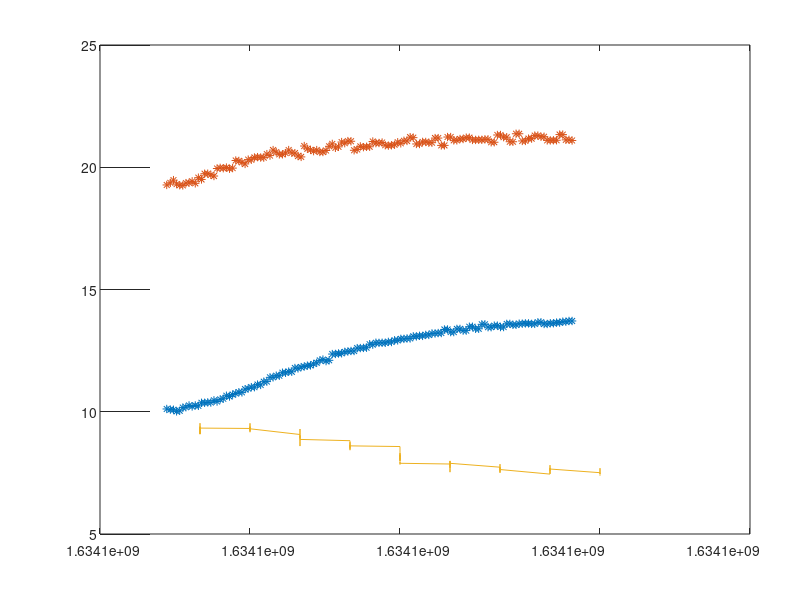

The MATLAB script that drew this image: (Note: this script raises an error after producing the figure.)
%% QDP Processing

clear all; close all; clc

%% 3.1 Device Cooling 

%%% Load the data 
load('time_sweeps.mat')


t=temperaturemeasurementTP0320211013Sweep15(:,2);
y1=temperaturemeasurementTP0320211013Sweep15(:,3).*1e3;
y2=temperaturemeasurementTP0320211013Sweep15(:,4).*1e3;

tau=zeros(2,7);
figure(1)
plot(t,y1,'*','color',[0 0.4470 0.7410])
hold on
plot(t,y2,'*','color',[0.8500    0.3250    0.0980])
plot(t,y2-y1,'color',[0.9290 0.6940 0.1250])

% Convert X and Y into a table, which is the form fitnlm() likes the input data to be in.
tbl = table(t-t(1), y1);
% Define the model as Y = a + exp(-b*x)
% Note how this "x" of modelfun is related to big X and big Y.
% x((:, 1) is actually X and x(:, 2) is actually Y - the first and second columns of the table.
modelfun = @(b,x) b(1) + b(2) * exp(-b(3)*x(:, 1));  
beta0 = [16, -0.1, 0.001]; % Guess values to start with.  Just make your best guess.
% Now the next line is where the actual model computation is done.
mdl = fitnlm(tbl, modelfun, beta0);
% Now the model creation is done and the coefficients have been determined.
% Extract the coefficient values from the the model object.
% The actual coefficients are in the "Estimate" column of the "Coefficients" table that's part of the mode.
coefficients = mdl.Coefficients{:, 'Estimate'}
% Create smoothed/regressed data using the model:
yFitted = coefficients(1) + coefficients(2) * exp(-coefficients(3)*(t-t(1)));
% Now we're done and we can plot the smooth model as a red line going through the noisy blue markers.
hold on;
plot(t, yFitted, 'b-', 'LineWidth', 1);
grid on;
tau(1,1)=1/coefficients(3);

tb2 = table(t-t(1), y2);
beta0 = [23, -0.1, 0.001];
mdl = fitnlm(tb2, modelfun, beta0);
% Now the model creation is done and the coefficients have been determined.
% Extract the coefficient values from the the model object.
% The actual coefficients are in the "Estimate" column of the "Coefficients" table that's part of the mode.
coefficients = mdl.Coefficients{:, 'Estimate'}
% Create smoothed/regressed data using the model:
yFitted = coefficients(1) + coefficients(2) * exp(-coefficients(3)*(t-t(1)));
% Now we're done and we can plot the smooth model as a red line going through the noisy blue markers.
hold on;
plot(t, yFitted, 'r-', 'LineWidth', 1);
grid on;

tau(2,1)=1/coefficients(3);
%%
t=temperaturemeasurementTP0320211013Sweep16(:,2);
y1=temperaturemeasurementTP0320211013Sweep16(:,3).*1e3;
y2=temperaturemeasurementTP0320211013Sweep16(:,4).*1e3;

plot(t,y1,'*','color',[0 0.4470 0.7410])
hold on
plot(t,y2,'*','color',[0.8500    0.3250    0.0980])
plot(t,y2-y1,'color',[0.9290 0.6940 0.1250])


tbl = table(t-t(1), y1);

modelfun = @(b,x) b(1) + b(2) * exp(-b(3)*x(:, 1));  
beta0 = [23, -0.1, 0.001]; % Guess values to start with.  Just make your best guess.
% Now the next line is where the actual model computation is done.
mdl = fitnlm(tbl, modelfun, beta0);

coefficients = mdl.Coefficients{:, 'Estimate'}
% Create smoothed/regressed data using the model:
yFitted = coefficients(1) + coefficients(2) * exp(-coefficients(3)*(t-t(1)));
% Now we're done and we can plot the smooth model as a red line going through the noisy blue markers.
hold on;
plot(t, yFitted, 'b-', 'LineWidth', 1);
grid on;
tau(1,2)=1/coefficients(3);

tb2 = table(t-t(1), y2);
beta0 = [26, -0.1, 0.001];
mdl = fitnlm(tb2, modelfun, beta0);
coefficients = mdl.Coefficients{:, 'Estimate'}
% Create smoothed/regressed data using the model:
yFitted = coefficients(1) + coefficients(2) * exp(-coefficients(3)*(t-t(1)));
% Now we're done and we can plot the smooth model as a red line going through the noisy blue markers.
hold on;
plot(t, yFitted, 'r-', 'LineWidth', 1);
grid on;

tau(2,2)=1/coefficients(3);
%%
t=temperaturemeasurementTP0320211013Sweep17(:,2);
y1=temperaturemeasurementTP0320211013Sweep17(:,3).*1e3;
y2=temperaturemeasurementTP0320211013Sweep17(:,4).*1e3;

plot(t,y1,'*','color',[0 0.4470 0.7410])
hold on
plot(t,y2,'*','color',[0.8500    0.3250    0.0980])
plot(t,y2-y1,'color',[0.9290 0.6940 0.1250])

tbl = table(t-t(1), y1);

modelfun = @(b,x) b(1) + b(2) * exp(-b(3)*x(:, 1));  
beta0 = [34, -8, 0.004]; % Guess values to start with.  Just make your best guess.
% Now the next line is where the actual model computation is done.
mdl = fitnlm(tbl, modelfun, beta0);
coefficients = mdl.Coefficients{:, 'Estimate'}
% Create smoothed/regressed data using the model:
yFitted = coefficients(1) + coefficients(2) * exp(-coefficients(3)*(t-t(1)));
% Now we're done and we can plot the smooth model as a red line going through the noisy blue markers.
hold on;
plot(t, yFitted, 'b-', 'LineWidth', 1);
grid on;
tau(1,3)=1/coefficients(3);

tb2 = table(t-t(1), y2);
beta0 = [45, -5, 0.004];
mdl = fitnlm(tb2, modelfun, beta0);
coefficients = mdl.Coefficients{:, 'Estimate'}
% Create smoothed/regressed data using the model:
yFitted = coefficients(1) + coefficients(2) * exp(-coefficients(3)*(t-t(1)));
% Now we're done and we can plot the smooth model as a red line going through the noisy blue markers.
hold on;
plot(t, yFitted, 'r-', 'LineWidth', 1);
grid on;

tau(2,3)=1/coefficients(3);
%%
t=temperaturemeasurementTP0320211013Sweep18(:,2);
y1=temperaturemeasurementTP0320211013Sweep18(:,3).*1e3;
y2=temperaturemeasurementTP0320211013Sweep18(:,4).*1e3;

plot(t,y1,'*','color',[0 0.4470 0.7410])
hold on
plot(t,y2,'*','color',[0.8500    0.3250    0.0980])
plot(t,y2-y1,'color',[0.9290 0.6940 0.1250])

tbl = table(t-t(1), y1);
modelfun = @(b,x) b(1) + b(2) * exp(-b(3)*x(:, 1));  
beta0 = [75, -16, 0.004]; % Guess values to start with.  Just make your best guess.
% Now the next line is where the actual model computation is done.
mdl = fitnlm(tbl, modelfun, beta0);

coefficients = mdl.Coefficients{:, 'Estimate'}
% Create smoothed/regressed data using the model:
yFitted = coefficients(1) + coefficients(2) * exp(-coefficients(3)*(t-t(1)));
% Now we're done and we can plot the smooth model as a red line going through the noisy blue markers.
hold on;
plot(t, yFitted, 'b-', 'LineWidth', 1);
grid on;
tau(1,4)=1/coefficients(3);

tb2 = table(t-t(1), y2);
beta0 = [75, -16, 0.004];
mdl = fitnlm(tb2, modelfun, beta0);

coefficients = mdl.Coefficients{:, 'Estimate'}
% Create smoothed/regressed data using the model:
yFitted = coefficients(1) + coefficients(2) * exp(-coefficients(3)*(t-t(1)));
% Now we're done and we can plot the smooth model as a red line going through the noisy blue markers.
hold on;
plot(t, yFitted, 'r-', 'LineWidth', 1);
grid on;

tau(2,4)=1/coefficients(3);
%%
t=temperaturemeasurementTP0320211013Sweep19(:,2);
y1=temperaturemeasurementTP0320211013Sweep19(:,3).*1e3;
y2=temperaturemeasurementTP0320211013Sweep19(:,4).*1e3;

plot(t,y1,'*','color',[0 0.4470 0.7410])
hold on
plot(t,y2,'*','color',[0.8500    0.3250    0.0980])
plot(t,y2-y1,'color',[0.9290 0.6940 0.1250])


tbl = table(t-t(1), y1);

modelfun = @(b,x) b(1) + b(2) * exp(-b(3)*x(:, 1));  
beta0 = [75, -16, 0.004]; % Guess values to start with.  Just make your best guess.
mdl = fitnlm(tbl, modelfun, beta0);

coefficients = mdl.Coefficients{:, 'Estimate'}
% Create smoothed/regressed data using the model:
yFitted = coefficients(1) + coefficients(2) * exp(-coefficients(3)*(t-t(1)));
% Now we're done and we can plot the smooth model as a red line going through the noisy blue markers.
hold on;
plot(t, yFitted, 'b-', 'LineWidth', 1);
grid on;
tau(1,5)=1/coefficients(3);

tb2 = table(t-t(1), y2);
beta0 = [75, -16, 0.004];
mdl = fitnlm(tb2, modelfun, beta0);
coefficients = mdl.Coefficients{:, 'Estimate'}
% Create smoothed/regressed data using the model:
yFitted = coefficients(1) + coefficients(2) * exp(-coefficients(3)*(t-t(1)));
% Now we're done and we can plot the smooth model as a red line going through the noisy blue markers.
hold on;
plot(t, yFitted, 'r-', 'LineWidth', 1);
grid on;

tau(2,5)=1/coefficients(3);
%%
t=temperaturemeasurementTP0320211013Sweep110(:,2);
y1=temperaturemeasurementTP0320211013Sweep110(:,3).*1e3;
y2=temperaturemeasurementTP0320211013Sweep110(:,4).*1e3;

plot(t,y1,'*','color',[0 0.4470 0.7410])
hold on
plot(t,y2,'*','color',[0.8500    0.3250    0.0980])
plot(t,y2-y1,'color',[0.9290 0.6940 0.1250])

tbl = table(t-t(1), y1);

modelfun = @(b,x) b(1) + b(2) * exp(-b(3)*x(:, 1));  
beta0 = [75, -16, 0.004]; % Guess values to start with.  Just make your best guess.
% Now the next line is where the actual model computation is done.
mdl = fitnlm(tbl, modelfun, beta0);
% Now the model creation is done and the coefficients have been determined.

coefficients = mdl.Coefficients{:, 'Estimate'}
% Create smoothed/regressed data using the model:
yFitted = coefficients(1) + coefficients(2) * exp(-coefficients(3)*(t-t(1)));
% Now we're done and we can plot the smooth model as a red line going through the noisy blue markers.
hold on;
plot(t, yFitted, 'b-', 'LineWidth', 1);
grid on;
tau(1,6)=1/coefficients(3);

tb2 = table(t-t(1), y2);
beta0 = [75, -16, 0.004];
mdl = fitnlm(tb2, modelfun, beta0);
% Now the model creation is done and the coefficients have been determined.
% YAY!!!!

% Extract the coefficient values from the the model object.
% The actual coefficients are in the "Estimate" column of the "Coefficients" table that's part of the mode.
coefficients = mdl.Coefficients{:, 'Estimate'}
% Create smoothed/regressed data using the model:
yFitted = coefficients(1) + coefficients(2) * exp(-coefficients(3)*(t-t(1)));
% Now we're done and we can plot the smooth model as a red line going through the noisy blue markers.
hold on;
plot(t, yFitted, 'r-', 'LineWidth', 1);
grid on;

tau(2,6)=1/coefficients(3);
%%
t=temperaturemeasurementTP0320211013Sweep112(:,2);
y1=temperaturemeasurementTP0320211013Sweep112(:,3).*1e3;
y2=temperaturemeasurementTP0320211013Sweep112(:,4).*1e3;

plot(t,y1,'*','color',[0 0.4470 0.7410])
hold on
plot(t,y2,'*','color',[0.8500    0.3250    0.0980])
plot(t,y2-y1,'color',[0.9290 0.6940 0.1250])

% Convert X and Y into a table, which is the form fitnlm() likes the input data to be in.
tbl = table(t-t(1), y1);
% Define the model as Y = a + exp(-b*x)
% Note how this "x" of modelfun is related to big X and big Y.
% x((:, 1) is actually X and x(:, 2) is actually Y - the first and second columns of the table.
modelfun = @(b,x) b(1) + b(2) * exp(-b(3)*x(:, 1));  
beta0 = [10, 16, 0.004]; % Guess values to start with.  Just make your best guess.
% Now the next line is where the actual model computation is done.
mdl = fitnlm(tbl, modelfun, beta0);
% Now the model creation is done and the coefficients have been determined.
% YAY!!!!

% Extract the coefficient values from the the model object.
% The actual coefficients are in the "Estimate" column of the "Coefficients" table that's part of the mode.
coefficients = mdl.Coefficients{:, 'Estimate'}
% Create smoothed/regressed data using the model:
yFitted = coefficients(1) + coefficients(2) * exp(-coefficients(3)*(t-t(1)));
% Now we're done and we can plot the smooth model as a red line going through the noisy blue markers.
hold on;
plot(t, yFitted, 'b-', 'LineWidth', 1);
grid on;
tau(1,7)=1/coefficients(3);

tb2 = table(t-t(1), y2);
beta0 = [10, 16, 0.004];
mdl = fitnlm(tb2, modelfun, beta0);
% Now the model creation is done and the coefficients have been determined.
% YAY!!!!

% Extract the coefficient values from the the model object.
% The actual coefficients are in the "Estimate" column of the "Coefficients" table that's part of the mode.
coefficients = mdl.Coefficients{:, 'Estimate'}
% Create smoothed/regressed data using the model:
yFitted = coefficients(1) + coefficients(2) * exp(-coefficients(3)*(t-t(1)));
% Now we're done and we can plot the smooth model as a red line going through the noisy blue markers.
hold on;
plot(t, yFitted, 'r-', 'LineWidth', 1);
grid on;

tau(2,7)=1/coefficients(3);
%% Device Characterization 

%%% Load the data 
load('pinchoffdata.mat')

%%% 
figure(2)
t=datafile20211013pinchoffpinBG365(:,1)./1e3;

y=-datafile20211013pinchoffpinBG365(:,4)./5./(2*(1.6e-19)^2/1.6261e-34);

plot(t,y,'color',[0 0.4470 0.7410])
hold on

% Convert X and Y into a table, which is the form fitnlm() likes the input data to be in.
tbl = table(t(96:length(t)), y(96:length(y)));
% Define the model as Y = a + exp(-b*x)
modelfun = @(b,x) 1./(b(1) + b(2) * 1./(x(:, 1)-b(3)));  
beta0 = [1./0.05, 0.3, -1.6]; % Guess values to start with.  Just make your best guess.
% Now the next line is where the actual model computation is done.
mdl = fitnlm(tbl, modelfun, beta0);
coefficients = mdl.Coefficients{:, 'Estimate'}
% Create smoothed/regressed data using the model:
yFitted = 1./(coefficients(1) + coefficients(2) .* 1./(t(96:length(t))-coefficients(3)));
% Now we're done and we can plot the smooth model as a red line going through the noisy blue markers.
hold on;
plot(t(96:length(t)), yFitted, 'b-', 'LineWidth', 1);
grid on;

%%
figure(2)
t=datafile20211013pinchoffpinBG366(:,1)./1e3;

y=-datafile20211013pinchoffpinBG366(:,4)./5./(2*(1.6e-19)^2/1.6261e-34);

plot(t,y,'color',[0.8500    0.3250    0.0980])
hold on;

% Convert X and Y into a table, which is the form fitnlm() likes the input data to be in.
tbl = table(t(96:length(t)), y(96:length(y)));
% Define the model as Y = a + exp(-b*x)
% Note how this "x" of modelfun is related to big X and big Y.
% x((:, 1) is actually X and x(:, 2) is actually Y - the first and second columns of the table.
modelfun = @(b,x) 1./(b(1) + b(2) * 1./(x(:, 1)-b(3)));  
beta0 = [1./0.05, 0.3, -1.6]; % Guess values to start with.  Just make your best guess.
% Now the next line is where the actual model computation is done.
mdl = fitnlm(tbl, modelfun, beta0);
% Now the model creation is done and the coefficients have been determined.
% YAY!!!!

% Extract the coefficient values from the the model object.
% The actual coefficients are in the "Estimate" column of the "Coefficients" table that's part of the mode.
coefficients = mdl.Coefficients{:, 'Estimate'}
% Create smoothed/regressed data using the model:
yFitted = 1./(coefficients(1) + coefficients(2) .* 1./(t(96:length(t))-coefficients(3)));
% Now we're done and we can plot the smooth model as a red line going through the noisy blue markers.
hold on;
plot(t(96:length(t)), yFitted, 'r-', 'LineWidth', 1);
xlabel('V_g [volt]');
ylabel('G(2e^2/h)');
legend('Pinch off trace','Pinch off trace','Fit pinch off trace','Fit pinch off trace');

grid on;

%%
figure(3)
t=datafile20211013pinchoffpinBG367(:,1)./1e3;

y=-datafile20211013pinchoffpinBG367(:,4)./5./(2*(1.6e-19)^2/1.6261e-34);

plot(t,y,'color',[0.9290 0.6940 0.1250])
hold on

% Convert X and Y into a table, which is the form fitnlm() likes the input data to be in.
tbl = table(t(96:length(t)), y(96:length(y)));
% Define the model as Y = a + exp(-b*x)
% Note how this "x" of modelfun is related to big X and big Y.
% x((:, 1) is actually X and x(:, 2) is actually Y - the first and second columns of the table.
modelfun = @(b,x) 1./(b(1) + b(2) * 1./(x(:, 1)-b(3)));  
beta0 = [1./0.05, 0.3, -1.6]; % Guess values to start with.  Just make your best guess.
% Now the next line is where the actual model computation is done.
mdl = fitnlm(tbl, modelfun, beta0);
% Now the model creation is done and the coefficients have been determined.
% YAY!!!!

% Extract the coefficient values from the the model object.
% The actual coefficients are in the "Estimate" column of the "Coefficients" table that's part of the mode.
coefficients = mdl.Coefficients{:, 'Estimate'}
% Create smoothed/regressed data using the model:
yFitted = 1./(coefficients(1) + coefficients(2) .* 1./(t(96:length(t))-coefficients(3)));
% Now we're done and we can plot the smooth model as a red line going through the noisy blue markers.
hold on;
plot(t(96:length(t)), yFitted, 'y-', 'LineWidth', 1);
xlabel('V_g [volt]');
ylabel('G(2e^2/h)');
legend('Pinch off trace','Fit pinch off trace');
grid on;

